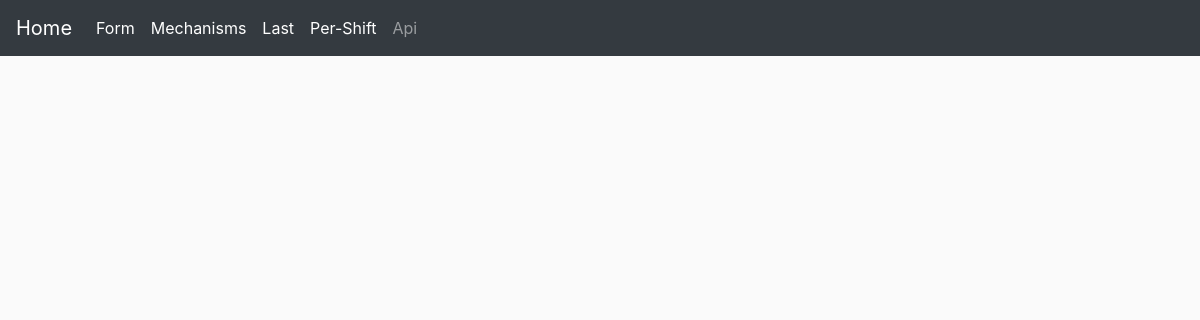
/last, run on an earlier commit of the app's database.
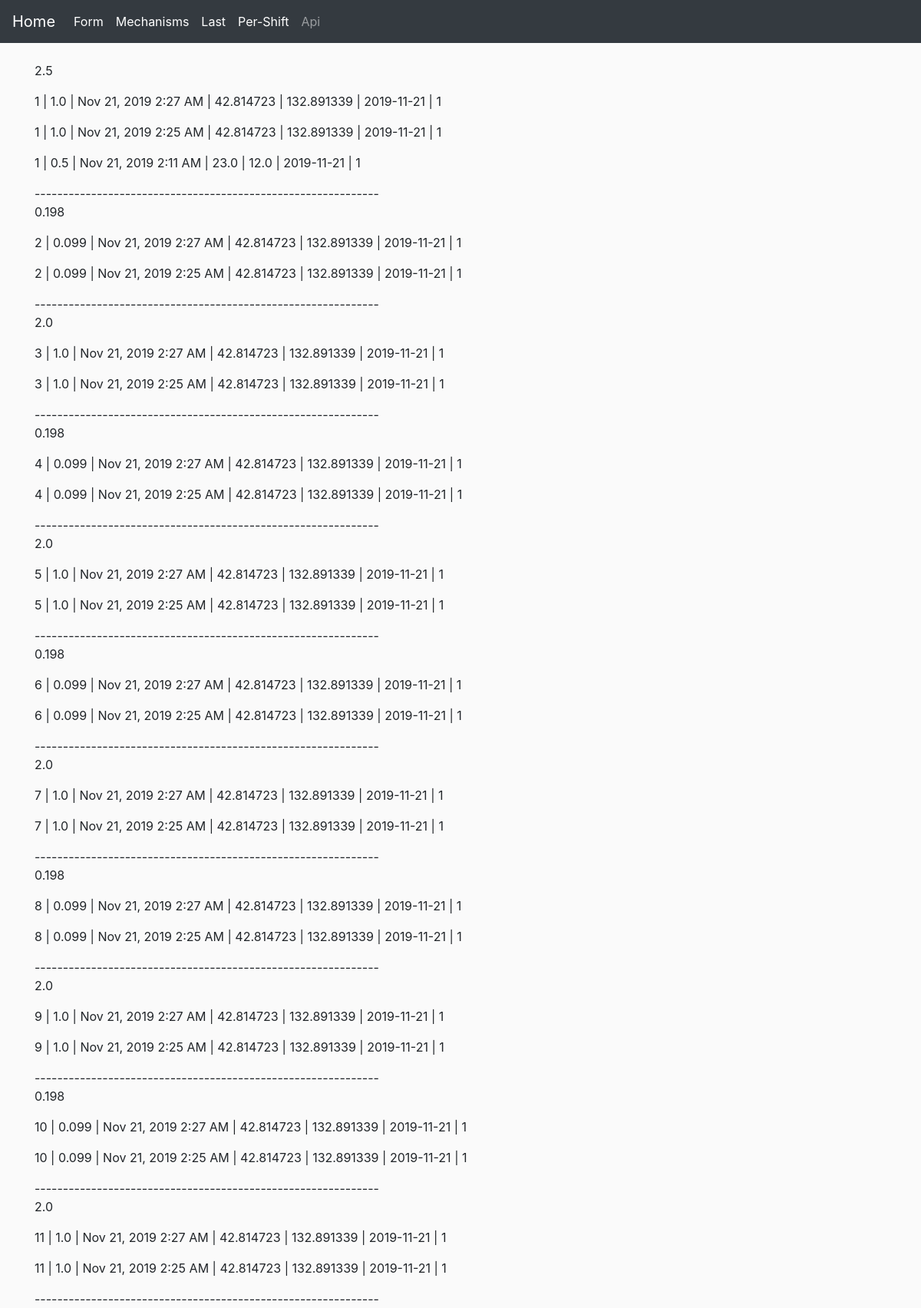
And on a later commit of the database.
### app/model.py (models this page shows, shortened)
class Post(db.Model):
    id = db.Column(db.Integer, primary_key=True)
    mechanism_id = db.Column(db.Integer, db.ForeignKey('mechanism.id'))
    value = db.Column(db.Float)
    latitude = db.Column(db.Float)
    longitude = db.Column(db.Float)
    timestamp = db.Column(db.DateTime, index=True, default=datetime.utcnow)
    date_shift = db.Column(db.Date)
    shift = db.Column(db.Integer)
    terminal = db.Column(db.SmallInteger, index=True) # this column must form by GPS

class Mechanism(db.Model):
    id = db.Column(db.Integer, primary_key=True)
    company = db.Column(db.String(64), index=True)
    type = db.Column(db.String(64), index=True)
    model = db.Column(db.String(64), index=True)
    number = db.Column(db.SmallInteger, index=True)  # 32768 should be enough
    name = db.Column(db.String(64), index=True, unique=True)
    posts = db.relationship('Post', backref='mech', lazy='dynamic')

### app/views.py (the view)
@app.route("/last")
def last():
    posts = [Post.query.filter_by(mechanism_id=p).order_by(
        Post.id.desc()).limit(10) for p in all_mechanisms_id()]
    return render_template("last.html",
                           title='Последние данные',
                           tim=datetime.now() + timedelta(days=2),
                           posts=posts)

### functions.py (called while the page is built)
def all_mechanisms_id():
    return [m.id for m in Mechanism.query.all()]

### app/templates/last.html
{% extends "base.html" %}
{% block main %}
<br>
{% for p in posts %}
<p>{{ p|sum(attribute='value')|round(3) if p[0] }}</p>
{% for post in p %}
<p>{{post.mech.number}} | {{post.value}} | {{moment(post.timestamp).format('lll')}} |
{{post.latitude}} | {{post.longitude}} |  {{post.date_shift}} | {{post.shift}} </p>
{% endfor %}
{{ '-------------------------------------------------------------' if p[0] }}
{% endfor %}
{% endblock %}

### app/templates/base.html (shortened to what this page needs)
</html>
<!DOCTYPE html>
<html lang="en">
<head>
    <link rel="stylesheet" href="https://stackpath.bootstrapcdn.com/bootstrap/4.3.1/css/bootstrap.min.css">
    <link rel="stylesheet" type="text/css" href="{{ url_for('static', filename='main.css') }}"/>
 </head>
<body>
<nav class="navbar navbar-expand navbar-dark bg-dark">
    <a class="navbar-brand" href="/">Home</a>
    <div class="collapse navbar-collapse" id="navbarNav">
      <ul class="navbar-nav">
        <li class="nav-item active">
            <a class="nav-link" href="{{'form_mech'}}">Form <span class="sr-only">(current)</span></a>
        </li>
        <li class="nav-item active">
            <a class="nav-link" href="{{'show_all_mechanisms'}}">Mechanisms</a>
        </li>
        <li class="nav-item active">
            <a class="nav-link" href="{{'last'}}">Last</a>
        </li>
        <li class="nav-item active">
            <a class="nav-link" href="{{'per_shift'}}">Per-Shift</a>
        </li>
        <li class="nav-item">
          <a class="nav-link" href="#">Api</a>
        </li>
      </ul>
    </div>
  </nav>
  <div class="container">
    <div cass="row">
    {% block main %} {% endblock %}
    </div>
  </div>
</body>
</html>

### app/static/main.css (style rules this page uses)
body { background-color: #fafafa; }

What changed in the data, as far as the page shows it:
added Post: mech.number "1", value "1.0", timestamp "Nov 21, 2019 2:27 AM", latitude "42.814723", longitude "132.891339", date_shift "2019-11-21", shift "1", shown under "2.5"
added Post: mech.number "1", value "1.0", timestamp "Nov 21, 2019 2:25 AM", latitude "42.814723", longitude "132.891339", date_shift "2019-11-21", shift "1", shown under "2.5"
added Post: mech.number "1", value "0.5", timestamp "Nov 21, 2019 2:11 AM", latitude "23.0", longitude "12.0", date_shift "2019-11-21", shift "1", shown under "2.5"
added Post: mech.number "2", value "0.099", timestamp "Nov 21, 2019 2:27 AM", latitude "42.814723", longitude "132.891339", date_shift "2019-11-21", shift "1", shown under "0.198"
added Post: mech.number "2", value "0.099", timestamp "Nov 21, 2019 2:25 AM", latitude "42.814723", longitude "132.891339", date_shift "2019-11-21", shift "1", shown under "0.198"
added Post: mech.number "3", value "1.0", timestamp "Nov 21, 2019 2:27 AM", latitude "42.814723", longitude "132.891339", date_shift "2019-11-21", shift "1", shown under "2.0"
added Post: mech.number "3", value "1.0", timestamp "Nov 21, 2019 2:25 AM", latitude "42.814723", longitude "132.891339", date_shift "2019-11-21", shift "1", shown under "2.0"
added Post: mech.number "4", value "0.099", timestamp "Nov 21, 2019 2:27 AM", latitude "42.814723", longitude "132.891339", date_shift "2019-11-21", shift "1", shown under "0.198"
added Post: mech.number "4", value "0.099", timestamp "Nov 21, 2019 2:25 AM", latitude "42.814723", longitude "132.891339", date_shift "2019-11-21", shift "1", shown under "0.198"
added Post: mech.number "5", value "1.0", timestamp "Nov 21, 2019 2:27 AM", latitude "42.814723", longitude "132.891339", date_shift "2019-11-21", shift "1", shown under "2.0"
added Post: mech.number "5", value "1.0", timestamp "Nov 21, 2019 2:25 AM", latitude "42.814723", longitude "132.891339", date_shift "2019-11-21", shift "1", shown under "2.0"
added Post: mech.number "6", value "0.099", timestamp "Nov 21, 2019 2:27 AM", latitude "42.814723", longitude "132.891339", date_shift "2019-11-21", shift "1", shown under "0.198"
added Post: mech.number "6", value "0.099", timestamp "Nov 21, 2019 2:25 AM", latitude "42.814723", longitude "132.891339", date_shift "2019-11-21", shift "1", shown under "0.198"
added Post: mech.number "7", value "1.0", timestamp "Nov 21, 2019 2:27 AM", latitude "42.814723", longitude "132.891339", date_shift "2019-11-21", shift "1", shown under "2.0"
added Post: mech.number "7", value "1.0", timestamp "Nov 21, 2019 2:25 AM", latitude "42.814723", longitude "132.891339", date_shift "2019-11-21", shift "1", shown under "2.0"
added Post: mech.number "8", value "0.099", timestamp "Nov 21, 2019 2:27 AM", latitude "42.814723", longitude "132.891339", date_shift "2019-11-21", shift "1", shown under "0.198"
added Post: mech.number "8", value "0.099", timestamp "Nov 21, 2019 2:25 AM", latitude "42.814723", longitude "132.891339", date_shift "2019-11-21", shift "1", shown under "0.198"
added Post: mech.number "9", value "1.0", timestamp "Nov 21, 2019 2:27 AM", latitude "42.814723", longitude "132.891339", date_shift "2019-11-21", shift "1", shown under "2.0"
added Post: mech.number "9", value "1.0", timestamp "Nov 21, 2019 2:25 AM", latitude "42.814723", longitude "132.891339", date_shift "2019-11-21", shift "1", shown under "2.0"
added Post: mech.number "10", value "0.099", timestamp "Nov 21, 2019 2:27 AM", latitude "42.814723", longitude "132.891339", date_shift "2019-11-21", shift "1", shown under "0.198"
added Post: mech.number "10", value "0.099", timestamp "Nov 21, 2019 2:25 AM", latitude "42.814723", longitude "132.891339", date_shift "2019-11-21", shift "1", shown under "0.198"
added Post: mech.number "11", value "1.0", timestamp "Nov 21, 2019 2:27 AM", latitude "42.814723", longitude "132.891339", date_shift "2019-11-21", shift "1", shown under "2.0"
added Post: mech.number "11", value "1.0", timestamp "Nov 21, 2019 2:25 AM", latitude "42.814723", longitude "132.891339", date_shift "2019-11-21", shift "1", shown under "2.0"
Also different on the page:
new list line: "2.5 -------------------------------------------------------------"
new list line: "0.198 -------------------------------------------------------------"
new list line: "2.0 -------------------------------------------------------------"
